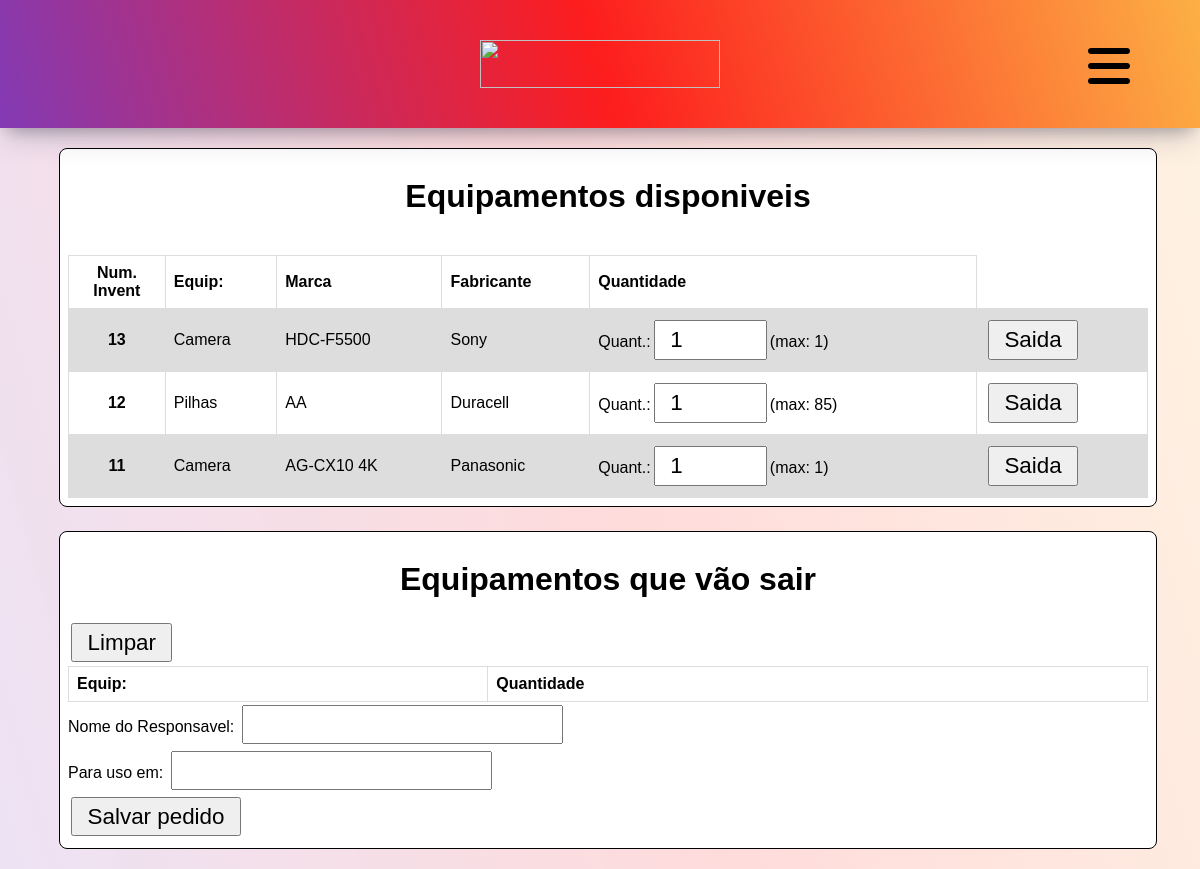
The page /out-obj/ (signed in) on the database as committed earlier.
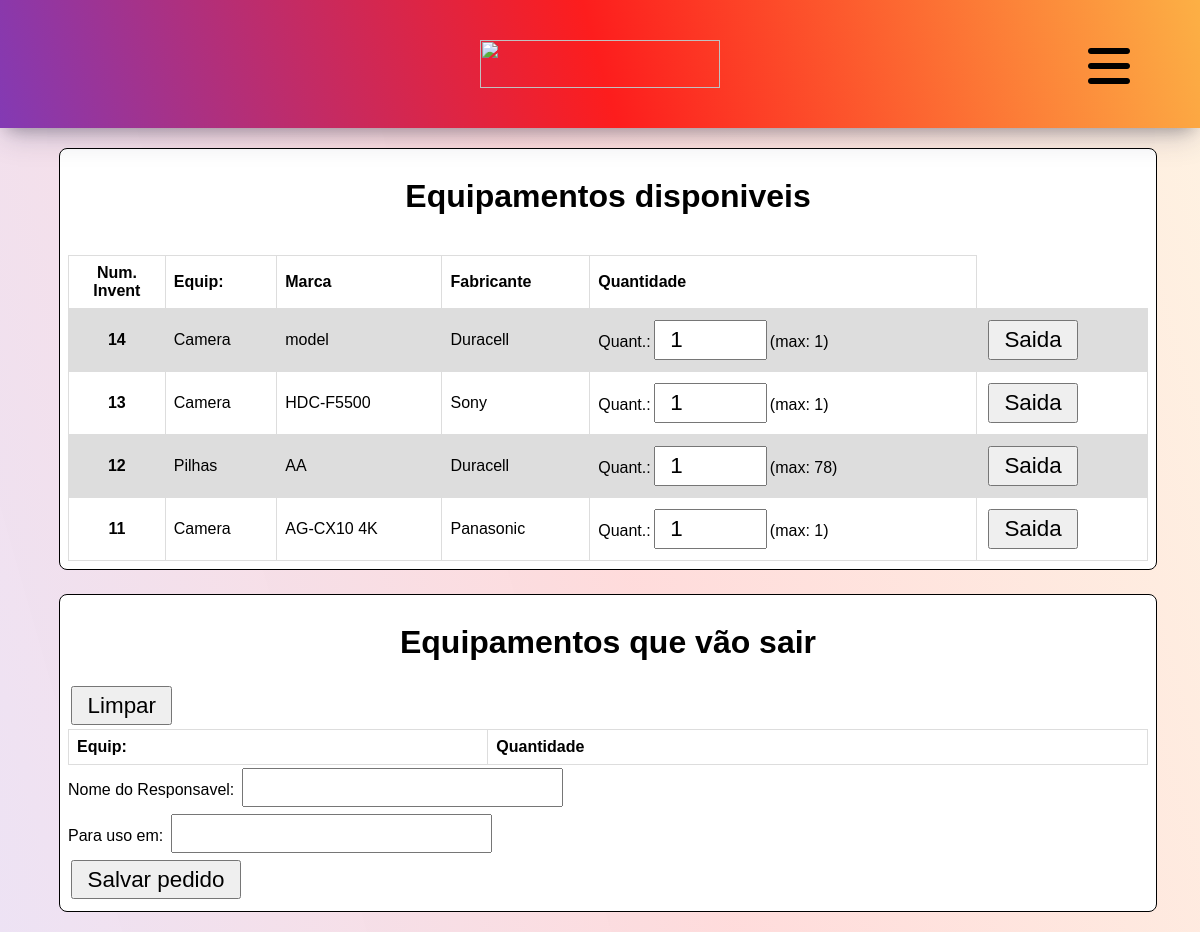
The same page on the database as committed later.
### dataObjects/models.py (models this page shows, shortened)
class Data_Objects(models.Model):
    objects = Manager()
    name = models.CharField(max_length=100, verbose_name="Nome", null=False)
    brand = models.CharField(max_length=255, verbose_name="Marca")
    manufacturer = models.CharField(max_length=255, verbose_name="Fabricante")
    status = models.CharField(max_length=20, verbose_name="Situação", null=True)
    quantity = models.IntegerField(verbose_name="Quantidade", default=1, null=True)
    serial_num = models.SlugField(verbose_name="Numero de Série", null=True)
    type_obj = models.CharField(max_length=255, verbose_name="Tipo")
    description = models.TextField(verbose_name="Descrição")
    class Meta:
        verbose_name = "Objeto"
        verbose_name_plural = "Objetos"

### dataObjects/views.py (the view, shortened to what this page needs)
# urls.py: path("out-obj/", Out_Obj.as_view(), name="out-obj"),
@method_decorator(login_required(login_url="employees:login", redirect_field_name='next'), name='dispatch')
class Out_Obj(ListView):
    template_name = "pages/out-obj.html"
    model = Data_Objects
    context_object_name = "object_list"
    ordering = ['-id']  # ORDERBY
    extra_context = {'request_users': Requests_To_Out.objects.all().values_list('title', flat=True).distinct(),
                     'where_to_use': Requests_To_Out.objects.all().values_list('local', flat=True).distinct(),
                     }
    def get_queryset(self):
        qs = super().get_queryset()
        if self.request.session.get('cart') is not None:
            for unity in qs:
                for cart_obj in self.request.session.get('cart'):
                    if str(unity.id) == str(cart_obj[0]):
                        unity.quantity = int(unity.quantity) - int(cart_obj[2])
        return qs
    def get(self, request, *args, **kwargs):
        return super().get(request, *args, **kwargs)
    def get_context_data(self, *, object_list=None, **kwargs):
        queryset = object_list if object_list is not None else self.object_list
        context_object_name = self.get_context_object_name(queryset)
        session = self.request.session.get('cart')
        context = {
            "object_list": queryset,
            "sess": session,
        }
        if context_object_name is not None:
            context[context_object_name] = queryset
        context.update(kwargs)
        return super().get_context_data(**context)

### dataObjects/templates/pages/out-obj.html (shortened to what this page needs)
{% extends 'pages/base.html' %}
{% block 'content' %}
    <div class="content-container-out-obj">
        <div class="avaible-objs ">
        <h1>Equipamentos disponiveis</h1><br>
        <table>
            <th class="center">Num. <br>Invent </th><th>Equip: </th><th>Marca</th><th>Fabricante</th><th>Quantidade</th>
        {% for field in object_list %}
        {% if field.quantity == 0 %}
        <tr class='disabled'>
        {% else %}
        <tr>
        {% endif %}
            <form action={% url 'dataObjects:out-obj' %} method="post">
                <td class="center"> <b> {{field.id}}   </b> </td>
                <td>  {{field.name}}    </td>
                <td>  {{field.brand}}   </td>
                <td>  {{field.manufacturer}} </td>
                {% if field.quantity == 0 %}
                <td>Quant.:<input class="input-text-form-out-obj" value="" type="number" id="quantity" name="quantity" min="1" max={{field.quantity}} disabled>(max: {{field.quantity}})</td>
                <td><button type="button" action="submit" disabled>Saida</button></td>
                {% else %}
                <td>Quant.:<input class="input-text-form-out-obj" value="1" type="number" id="quantity" name="quantity" min="1" max={{field.quantity}}>(max: {{field.quantity}})</td>
                <td><button action="submit">Saida</button></td>
                {% endif %}
            </form>
        </tr>
        {% endfor %}
        </table>
    </div>
    <div class="will-use">
        <h1 class="requests-obj">Equipamentos que vão sair</h1>
        <form action={% url 'dataObjects:out-obj' %} method="get">
            <button name='clean' value='clean' type='submit'>Limpar</button>
        </form>
        <form action={% url 'dataObjects:out-obj-create' %} method="post">
         <table>
            <th>Equip: </th><th>Quantidade</th>
         </table>
         <span> Nome do Responsavel: </span>
         <input type="search" maxlength='60' name="name" list="opcoes" required>
         <br>
         <span> Para uso em: </span>
         <input type="search" maxlength='60' name="where-use" list="opcoes-where" required>
         <br>
         <button action="submit">Salvar pedido</button>
        </form>
    </div>
</div>
{% endblock 'content' %}

Rows that differ between the two databases and show on the page:
added Data_Objects: id "14", name "Camera", brand "model", manufacturer "Duracell", quantity "1"
changed Data_Objects "Pilhas": quantity "85" → "78"
